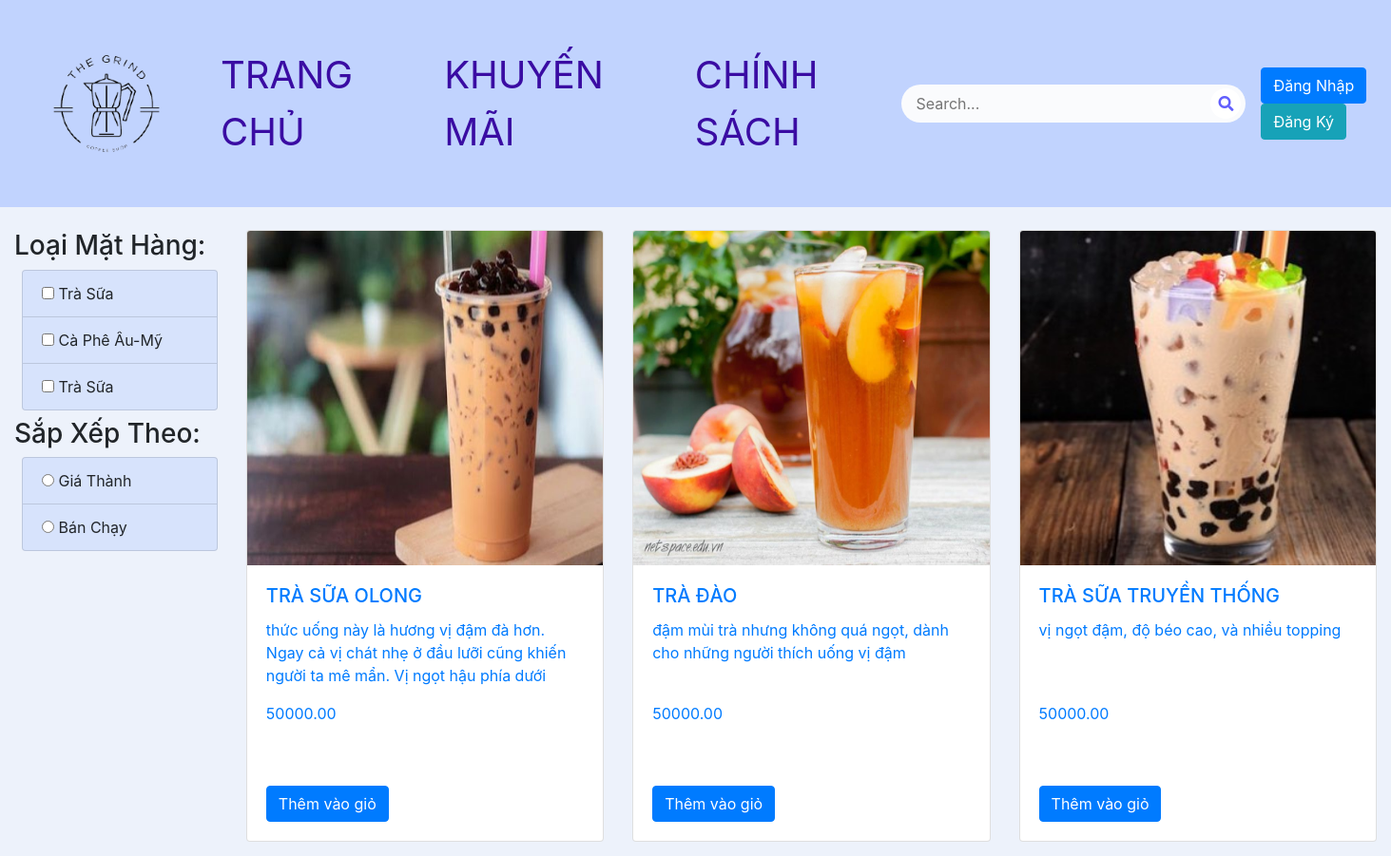
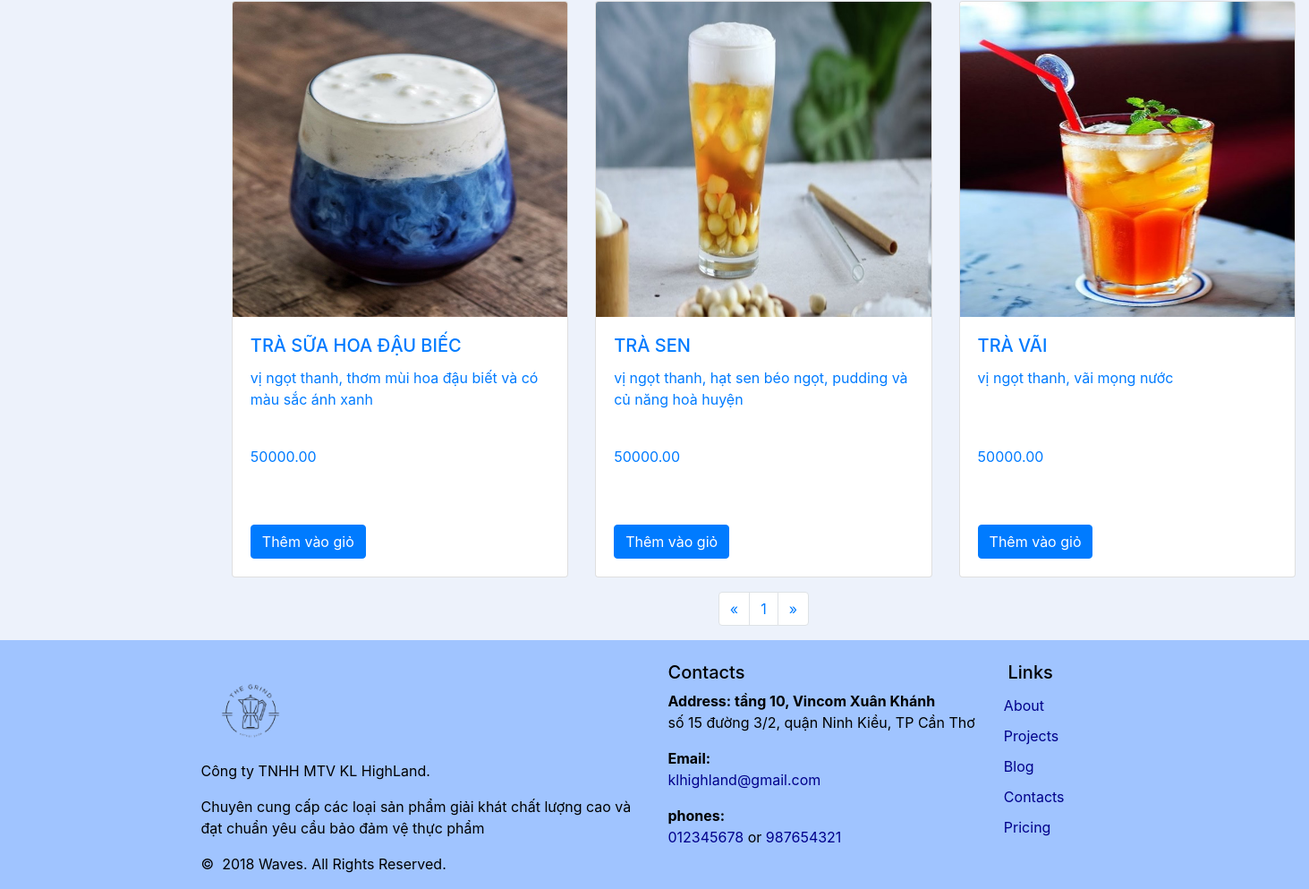
Page /index.php?page=2&limit=10 on the committed database (2 pictures, top to bottom).
### tables this page shows
create table PRODUCT
(
   P_ID                 Bigint not null AUTO_INCREMENT,
   C_ID                 Bigint not null,
   P_NAME               varchar(256),
   P_SIZE               char(3),
   P_MATERIAL           longtext,
   P_PRICE              float(8,2),
   P_DES                varchar(572),
   P_STATUS             text,
   P_THUMBNAIL          varchar(256),
   primary key (P_ID)
);

### index.php (called while the page is built, shortened)
<?php
include_once './services/ProductService.php';
$DEFAULT_PAGING_LIMIT = 10;
$NB_PAGE_SHOW = 10;
if(isset($_GET['page'])&& isset($_GET['limit'])){
    $page = $_GET['page'];
    $limit = $_GET['limit'];
} else if (isset($_GET['page'])){
    $page = $_GET['page'];
    $limit = $DEFAULT_PAGING_LIMIT;
} else if (isset($_GET['page'])){
    $page = 1;
    $limit = $_GET['limit'];
} else {
    $page = 1;
    $limit = $DEFAULT_PAGING_LIMIT;
}
$total_page =  ProductService:: findTotalPage($limit);
$list_product = ProductService::findAllLimit($page, $limit);
include './views/homepage.php';

### dao/ProductDAO.php (called while the page is built, shortened)
<?php
include_once 'dbconnect.php';
include_once dirname(__DIR__).'/models/ProductModel.php';
class ProductDAO {
    private static function queryAll($sql) {
        global $conn;
        $result = $conn->query($sql);
        $listProduct = array();
        while ($row = $result->fetch_assoc()) {
            array_push($listProduct, new ProductModel($row));
        }
        return $listProduct;
    }
    public static function countGroupByName() {
        global $conn;
        $sql = "SELECT COUNT(*) as nb FROM PRODUCT GROUP BY P_NAME";
        $result = $conn-> query($sql);
        if ($result ->num_rows >0){
            return $result ->fetch_assoc()['nb'];
        }
        return 0;
    }
    public static function findAllLimit($offset, $limit) {
        $sql = "SELECT * FROM PRODUCT group by P_NAME order by P_ID LIMIT $limit OFFSET $offset";
        return ProductDAO::queryAll($sql);
    }
}

### services/ProductService.php (called while the page is built, shortened)
<?php
include_once dirname(__DIR__).'/dao/ProductDAO.php';
class ProductService {
    public static function findAllLimit($page, $limit) {
        return ProductDAO::findAllLimit(($page-1)*$limit, $limit);
    }
    public static function findTotalPage($limit){
        $product_count = ProductDAO::countGroupByName();
        $total_page = $product_count / $limit;
        $total_page = (int) $total_page;
        return $total_page + ((($product_count % $limit) > 0)? 1:0);
    }
}

### models/ProductModel.php (called while the page is built, shortened)
<?php
class ProductModel {
    function __construct($data) {
        $DEFAULT_IMAGE = 'https://capherangxay.vn/wp-content/uploads/2018/03/cong-thuc-pha-che-ca-phe-phin-ngon-tuyet-hao-2.jpg';
        $this->id = $data['P_ID'];
        $this->name = $data['P_NAME'];
        $this->price = $data['P_PRICE'];
        $this->description = $data['P_DES'];
        $this->thumbnail = isset($data['P_THUMBNAIL'])? $data['P_THUMBNAIL']: $DEFAULT_IMAGE;
    }
}

### views/homepage.php (the view, shortened to what this page needs)
<!DOCTYPE html>
<html lang="en">
<head>
    <link rel="stylesheet" href="https://maxcdn.bootstrapcdn.com/bootstrap/4.0.0/css/bootstrap.min.css">
    <link rel="stylesheet" href="https://cdnjs.cloudflare.com/ajax/libs/font-awesome/5.15.3/css/all.min.css">
    <link rel="stylesheet" href="/htdocs-update/css/general.css">
    <link rel="stylesheet" href="/htdocs-update/css/Homepage.css">
</head>
<body>
    <?php include(dirname(__DIR__).'/views/common/header.php'); ?>
    <main class="container-fluid bg">
        <div class="row">
            <div class="col-md-2 left mt-4 " >
                <h3>Loại Mặt Hàng:</h3>
                <ul class="list-group mb-2 ml-2 brand-list" >
                    <li class="list-group-item check-cl">
                        <input type="checkbox" name="a" id="">
                        Trà Sữa
                    </li>
                     <li class="list-group-item check-cl" >
                        <input type="checkbox" name="a" id="">
                        Cà Phê Âu-Mỹ
                    </li>
                    <li class="list-group-item check-cl">
                        <input type="checkbox" name="a" id="">
                        Trà Sữa
                    </li>
                </ul>
                <h3>Sắp Xếp Theo:</h3>
                <ul class="list-group mb-2 ml-2 ">
                    <li class="list-group-item check-cl">
                        <input type="radio" name="a" id="">
                        Giá Thành
                    </li>
                    <li class="list-group-item check-cl">
                        <input type="radio" name="a" id="">
                        Bán Chạy
                    </li>
                </ul>
            </div>
            <div class="col-md-10 right container pt-4">
                <div id="product-grid" class="row">
                    <?php
                        foreach ($list_product as $product) {
                            echo "<div class='col-lg-4 col-sm-6 item-item mb-3 product-item '>
                            <a href='/htdocs-update/product.php?id=$product->id'>
                                <div class='card'>
                                    <img class='card-img-top pic' src='$product->thumbnail' alt='Card image cap'>
                                    <div class='card-body'>
                                    <h5 class='card-title'>$product->name</h5>
                                    <p class='card-text'>$product->description</p>
                                    <p class='card-text'>$product->price</p>
                                    <button productId='$product->id' class='btn btn-primary btn-add-to-cart'>Thêm vào giỏ</button>
                                    </div>
                                </div>
                            </a>
                            </div>";
                        }
                    ?>
                </div>
                <nav aria-label="Page navigation example" class="d-flex justify-content-center mb-3">
                    <ul class="pagination">
                        <?php
                            $disabled = ($page == 1)? 'disabled': '';
                            $prev_page = $page-1;
                            echo "<li class='page-item $disabled'>
                                <a class='page-link' href='/index.php?page=$prev_page&limit=$limit' aria-label='Previous'>
                                    <span aria-hidden='true'>«</span>
                                    <span class='sr-only'>Previous</span>
                                </a>
                            </li>";
                            if ($total_page > $NB_PAGE_SHOW) {
                                $temp_nb_show = (int)($NB_PAGE_SHOW / 2);
                                for ($i = 1; $i <= $temp_nb_show; $i++) {
                                    $active = ($i == $page)? 'active': '';
                                    echo "<li class='page-item $active'><a class='page-link' href='/htdocs-update/index.php?page=$i&limit=$limit'>$i</a></li>";
                                }
                                if ($page > $temp_nb_show && $page <= $total_page - $temp_nb_show) {
                                    echo "<li class='page-item disabled'><a class='page-link' href='#'>...</a></li>";
                                    $temp_mid_nb_show = (int)($temp_nb_show / 2);
                                    for ($i = $page - $temp_mid_nb_show; $i < $page ; $i++) {
                                        $active = ($i == $page)? 'active': '';
                                        echo "<li class='page-item $active'><a class='page-link' href='/htdocs-update/index.php?page=$i&limit=$limit'>$i</a></li>";
                                    }
                                    $active = ($i == $page)? 'active': '';
                                    echo "<li class='page-item $active'><a class='page-link' href='/htdocs-update/index.php?page=$page&limit=$limit'>$page</a></li>";
                                    for ($i = $page + 1; $i <= $page + $temp_mid_nb_show; $i++) {
                                        $active = ($i == $page)? 'active': '';
                                        echo "<li class='page-item $active'><a class='page-link' href='/htdocs-update/index.php?page=$i&limit=$limit'>$i</a></li>";
                                    }
                                }
                                echo "<li class='page-item disabled'><a class='page-link' href='#'>...</a></li>";
                                for ($i = $total_page - $temp_nb_show + 1; $i <= $total_page ; $i++) {
                                    $active = ($i == $page)? 'active': '';
                                    echo "<li class='page-item $active'><a class='page-link' href='/htdocs-update/index.php?page=$i&limit=$limit'>$i</a></li>";
                                }
                            } else {
                                for ($i = 1; $i <= $total_page; $i++) {
                                    $active = ($i == $page)? 'active': '';
                                    echo "<li class='page-item $active'><a class='page-link' href='/htdocs-update/index.php?page=$i&limit=$limit'>$i</a></li>";
                                }
                            }
                            $disabled = ($page == $total_page)? 'disabled': '';
                            $next_page = $page+1;
                            echo "<li class='page-item $disabled'>
                                <a class='page-link' href='/index.php?page=$next_page&limit=$limit' aria-label='Next'>
                                    <span aria-hidden='true'>»</span>
                                    <span class='sr-only'>Next</span>
                                </a>
                            </li>";
                        ?>
                    </ul>
                </nav>
            </div>
    </main>
    <?php include(dirname(__DIR__).'/views/common/footer.php'); ?>
</body>
</html>

### views/common/header.php (shortened to what this page needs)
<nav class="navbar navbar-expand-lg navbar-light d-flex justify-content-between" style="background: #C1D3FE;" >
    <a class="navbar-brand" href="/htdocs-update/index.php" >
        <img src="/htdocs-update/assert/lg.png" class="web-logo" alt="web logo">
    </a>
    <div class="d-flex align-items-center">
        <ul class="navbar-nav mr-auto font-size">
            <li class="nav-item active mg-r">
                <a class="nav-link" href="/htdocs-update/index.php" style="color:#3a0ca3;">TRANG CHỦ <span class="sr-only">(current)</span></a>
            </li>
            <li class="nav-item mg-r">
                <a class="nav-link" href="#" style="color:#3a0ca3;">KHUYẾN MÃI</a>
            </li>
            <li class="nav-item mg-r">
                <a class="nav-link" href="#" style="color:#3a0ca3;">CHÍNH SÁCH</a>
            </li>
        </ul>
    </div>
    <div>
        <div class="collapse navbar-collapse d-none d-lg-block" id="navbarSupportedContent">
            <div class="searchbar mr-3">
                <input class="search_input" type="text" name="" placeholder="Search...">
                <a id='search-bar-btn' href="#" class="search_icon"><i class="fas fa-search"></i></a>
            </div>
            <ul class="navbar-nav mr-auto">
                <li class="nav-item">
                    <?php
                     if(isset($user)){
                        echo "<a href='/htdocs-update/view-cart.php' class='btn btn-primary my-2 my-sm-0' type='button'><i class='fas fa-shopping-cart'></i></a>
                        <a href='/htdocs-update/logout.php' class='btn btn-danger my-2 my-sm-0' type='button'><i class='fas fa-sign-out-alt'></i></a>";
                        }else{
                          echo"<a href='/htdocs-update/login.php' class='btn btn-primary my-2 my-sm-0 mr-3' type='button'>Đăng Nhập</a>
                            <a href='/htdocs-update/login.php?action=register#' class='btn btn-info my-2 my-sm-0' type='button'>Đăng Ký</a>";
                     }
                    ?>
                </li>
            </ul>
        </div>
    </div>
</nav>

### views/common/footer.php
<footer class="section footer-classic context-dark bg-image pt-4 " style="background: #a0c4ff;">
    <div class="container con-cl">
        <div class="row">
            <div class="col-md-6">
                <div class="pl-5">
                    <a class="brand" href="">
                        <img class="brand-logo-light" src="/htdocs-update/assert/lg.png" alt="" width="110px" height="110px">
                    </a>
                    <p>Công ty TNHH MTV KL HighLand.</p>
                    <p>Chuyên cung cấp các loại sản phẩm giải khát chất lượng cao và đạt chuẩn yêu cầu bảo đảm vệ thực phẩm</p>
                    <p class="rights"><span>©  </span><span class="copyright-year">2018</span><span> </span><span>Waves</span><span>. </span><span>All Rights Reserved.</span></p>
                </div>
            </div>
            <div class="col-md-4">
                <h5>Contacts</h5>
                <dl class="contact-list">
                    <dt>Address: tầng 10, Vincom Xuân Khánh</dt>
                    <dd>số 15 đường 3/2, quận Ninh Kiều, TP Cần Thơ</dd>
                </dl>
                <dl class="contact-list">
                    <dt>Email:</dt>
                    <dd><a href="mailto:#">klhighland@gmail.com</a></dd>
                </dl>
                <dl class="contact-list">
                    <dt>phones:</dt>
                    <dd><a href="tel:#">012345678</a> <span>or</span> <a href="tel:#"> 987654321</a>
                    </dd>
                </dl>
            </div>
            <div class="col-md-2">
                <h5>Links</h5>
                <ul class="nav-list">
                    <li><a href="#">About</a></li>
                    <li><a href="#">Projects</a></li>
                    <li><a href="#">Blog</a></li>
                    <li><a href="#">Contacts</a></li>
                    <li><a href="#">Pricing</a></li>
                </ul>
            </div>
        </div>
    </div>
</footer>

### css/general.css (style rules this page uses)
.web-logo { width: 12rem; height: 12rem; }
.font-size { font-size: 40px; font-style: bold; font-family: -apple-system, BlinkMacSystemFont, 'Segoe UI', Roboto, Oxygen, Ubuntu, Cantarell, 'Open Sans', 'Helvetica Neue', sans-serif; }
.mg-r { margin-right: 5rem; }
.searchbar { margin-bottom: auto; margin-top: auto; height: 2.5rem; background-color: #fafbfd; border-radius: 1.25rem; padding: 5px; display: flex; justify-content: center; align-items: center; }
.search_input { color: black; border: 0; outline: 0; background: none; width: 20rem; caret-color:transparent; line-height: 1.4rem; transition: width 0.4s linear; }
.searchbar .search_input { padding: 0 10px; caret-color:red; transition: width 0.4s linear; }
.searchbar .search_icon { background: white; color: #625ffd; }
.search_icon { height: 2rem; width: 2rem; float: right; display: flex; justify-content: center; align-items: center; border-radius: 50%; color:white; text-decoration:none; }
.con-cl { color:black; }
.context-dark, .bg-gray-dark, .bg-primary { color: rgba(255, 255, 255, 0.8); }
.footer-classic a, .footer-classic a:focus, .footer-classic a:active { color: darkblue; }
.nav-list li { padding-top: 5px; padding-bottom: 5px; }
ul, ol { list-style: none; padding: 0; margin: 0; }
.nav-list li a:before { content: "\f14f"; font: 400 21px/1 "Material Design Icons"; color: #4d6de6; display: inline-block; vertical-align: baseline; margin-left: -28px; margin-right: 7px; opacity: 0; visibility: hidden; transition: .22s ease; }

### css/homepage.css (style rules this page uses)
.pic { height: 22rem; }
.product-item p.card-text { height: 4.5rem; overflow: hidden; text-overflow: ellipsis; }
.check-cl { background-color: #D7E3FC; }
.bg { background-color: #EDF2FB; }

### rows in the picture
product: P_THUMBNAIL (picture), P_NAME "TRÀ SỮA OLONG", P_DES "thức uống này là hương vị đậm đà hơn. Ngay cả vị chát nhẹ ở đầu lưỡi cũng khiến người ta mê mẩn. Vị ngọt hậu phía dưới…", P_PRICE "50000.00"
product: P_THUMBNAIL (picture), P_NAME "TRÀ ĐÀO", P_DES "đậm mùi trà nhưng không quá ngọt, dành cho những người thích uống vị đậm", P_PRICE "50000.00"
product: P_THUMBNAIL (picture), P_NAME "TRÀ SỮA TRUYỀN THỐNG", P_DES "vị ngọt đậm, độ béo cao, và nhiều topping", P_PRICE "50000.00"
product: P_THUMBNAIL (picture), P_NAME "TRÀ SỮA HOA ĐẬU BIẾC", P_DES "vị ngọt thanh, thơm mùi hoa đậu biết và có màu sắc ánh xanh", P_PRICE "50000.00"
product: P_THUMBNAIL (picture), P_NAME "TRÀ SEN", P_DES "vị ngọt thanh, hạt sen béo ngọt, pudding và củ năng hoà huyện", P_PRICE "50000.00"
product: P_THUMBNAIL (picture), P_NAME "TRÀ VÃI", P_DES "vị ngọt thanh, vãi mọng nước", P_PRICE "50000.00"
